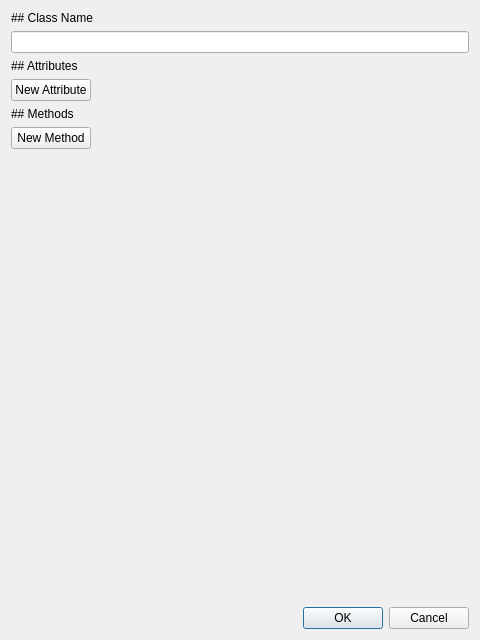
<?xml version="1.0" encoding="UTF-8"?>
<ui version="4.0">
 <class>ClassEditDialog</class>
 <widget class="QDialog" name="ClassEditDialog">
  <property name="geometry">
   <rect>
    <x>0</x>
    <y>0</y>
    <width>480</width>
    <height>640</height>
   </rect>
  </property>
  <property name="windowTitle">
   <string>Dialog</string>
  </property>
  <layout class="QVBoxLayout" name="verticalLayout_2">
   <item>
    <layout class="QVBoxLayout" name="verticalLayout">
     <item>
      <widget class="QLabel" name="nameLabel">
       <property name="sizePolicy">
        <sizepolicy hsizetype="Preferred" vsizetype="Preferred">
         <horstretch>0</horstretch>
         <verstretch>0</verstretch>
        </sizepolicy>
       </property>
       <property name="text">
        <string>## Class Name</string>
       </property>
       <property name="textFormat">
        <enum>Qt::MarkdownText</enum>
       </property>
      </widget>
     </item>
     <item>
      <widget class="QLineEdit" name="nameEdit"/>
     </item>
     <item>
      <widget class="QLabel" name="label">
       <property name="text">
        <string>## Attributes</string>
       </property>
       <property name="textFormat">
        <enum>Qt::MarkdownText</enum>
       </property>
      </widget>
     </item>
     <item>
      <layout class="QVBoxLayout" name="verticalLayout_3"/>
     </item>
     <item>
      <widget class="QPushButton" name="pushButton">
       <property name="sizePolicy">
        <sizepolicy hsizetype="Maximum" vsizetype="Fixed">
         <horstretch>0</horstretch>
         <verstretch>0</verstretch>
        </sizepolicy>
       </property>
       <property name="text">
        <string>New Attribute</string>
       </property>
      </widget>
     </item>
     <item>
      <widget class="QLabel" name="label_2">
       <property name="text">
        <string>## Methods</string>
       </property>
       <property name="textFormat">
        <enum>Qt::MarkdownText</enum>
       </property>
      </widget>
     </item>
     <item>
      <layout class="QVBoxLayout" name="verticalLayout_4"/>
     </item>
     <item>
      <widget class="QPushButton" name="pushButton_2">
       <property name="sizePolicy">
        <sizepolicy hsizetype="Maximum" vsizetype="Fixed">
         <horstretch>0</horstretch>
         <verstretch>0</verstretch>
        </sizepolicy>
       </property>
       <property name="text">
        <string>New Method</string>
       </property>
      </widget>
     </item>
     <item>
      <spacer name="verticalSpacer">
       <property name="orientation">
        <enum>Qt::Vertical</enum>
       </property>
       <property name="sizeHint" stdset="0">
        <size>
         <width>20</width>
         <height>40</height>
        </size>
       </property>
      </spacer>
     </item>
    </layout>
   </item>
   <item>
    <widget class="QDialogButtonBox" name="buttonBox">
     <property name="orientation">
      <enum>Qt::Horizontal</enum>
     </property>
     <property name="standardButtons">
      <set>QDialogButtonBox::Cancel|QDialogButtonBox::Ok</set>
     </property>
    </widget>
   </item>
  </layout>
 </widget>
 <resources/>
 <connections>
  <connection>
   <sender>buttonBox</sender>
   <signal>accepted()</signal>
   <receiver>ClassEditDialog</receiver>
   <slot>accept()</slot>
   <hints>
    <hint type="sourcelabel">
     <x>248</x>
     <y>254</y>
    </hint>
    <hint type="destinationlabel">
     <x>157</x>
     <y>274</y>
    </hint>
   </hints>
  </connection>
  <connection>
   <sender>buttonBox</sender>
   <signal>rejected()</signal>
   <receiver>ClassEditDialog</receiver>
   <slot>reject()</slot>
   <hints>
    <hint type="sourcelabel">
     <x>316</x>
     <y>260</y>
    </hint>
    <hint type="destinationlabel">
     <x>286</x>
     <y>274</y>
    </hint>
   </hints>
  </connection>
 </connections>
</ui>
